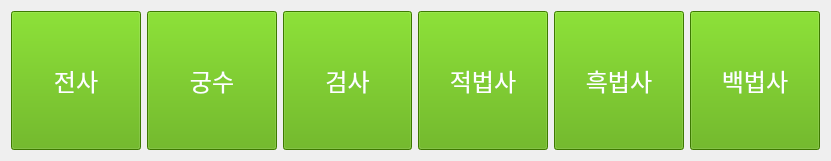
                 <widget class="QWidget" name="layoutWidget_3">
                  <property name="geometry">
                   <rect>
                    <x>50</x>
                    <y>60</y>
                    <width>831</width>
                    <height>161</height>
                   </rect>
                  </property>
                  <layout class="QHBoxLayout" name="horizontalLayout_26">
                   <item>
                    <widget class="QPushButton" name="warrior_3">
                     <property name="sizePolicy">
                      <sizepolicy hsizetype="Expanding" vsizetype="Expanding">
                       <horstretch>0</horstretch>
                       <verstretch>0</verstretch>
                      </sizepolicy>
                     </property>
                     <property name="font">
                      <font>
                       <family>Rix이누아리두리 Regular</family>
                       <pointsize>18</pointsize>
                      </font>
                     </property>
                     <property name="styleSheet">
                      <string notr="true">background-color: rgb(85, 170, 0);
color:white;</string>
                     </property>
                     <property name="text">
                      <string>전사</string>
                     </property>
                    </widget>
                   </item>
                   <item>
                    <widget class="QPushButton" name="archer_3">
                     <property name="sizePolicy">
                      <sizepolicy hsizetype="Expanding" vsizetype="Expanding">
                       <horstretch>0</horstretch>
                       <verstretch>0</verstretch>
                      </sizepolicy>
                     </property>
                     <property name="font">
                      <font>
                       <family>Rix이누아리두리 Regular</family>
                       <pointsize>18</pointsize>
                      </font>
                     </property>
                     <property name="styleSheet">
                      <string notr="true">background-color: rgb(85, 170, 0);
color:white;</string>
                     </property>
                     <property name="text">
                      <string>궁수</string>
                     </property>
                    </widget>
                   </item>
                   <item>
                    <widget class="QPushButton" name="swordsman_2">
                     <property name="sizePolicy">
                      <sizepolicy hsizetype="Expanding" vsizetype="Expanding">
                       <horstretch>0</horstretch>
                       <verstretch>0</verstretch>
                      </sizepolicy>
                     </property>
                     <property name="font">
                      <font>
                       <family>Rix이누아리두리 Regular</family>
                       <pointsize>18</pointsize>
                      </font>
                     </property>
                     <property name="styleSheet">
                      <string notr="true">background-color: rgb(85, 170, 0);
color:white;</string>
                     </property>
                     <property name="text">
                      <string>검사</string>
                     </property>
                    </widget>
                   </item>
                   <item>
                    <widget class="QPushButton" name="red_wizard_2">
                     <property name="sizePolicy">
                      <sizepolicy hsizetype="Expanding" vsizetype="Expanding">
                       <horstretch>0</horstretch>
                       <verstretch>0</verstretch>
                      </sizepolicy>
                     </property>
                     <property name="font">
                      <font>
                       <family>Rix이누아리두리 Regular</family>
                       <pointsize>18</pointsize>
                      </font>
                     </property>
                     <property name="styleSheet">
                      <string notr="true">background-color: rgb(85, 170, 0);
color:white;</string>
                     </property>
                     <property name="text">
                      <string>적법사</string>
                     </property>
                    </widget>
                   </item>
                   <item>
                    <widget class="QPushButton" name="black_wizard_2">
                     <property name="sizePolicy">
                      <sizepolicy hsizetype="Expanding" vsizetype="Expanding">
                       <horstretch>0</horstretch>
                       <verstretch>0</verstretch>
                      </sizepolicy>
                     </property>
                     <property name="font">
                      <font>
                       <family>Rix이누아리두리 Regular</family>
                       <pointsize>18</pointsize>
                      </font>
                     </property>
                     <property name="styleSheet">
                      <string notr="true">background-color: rgb(85, 170, 0);
color:white;</string>
                     </property>
                     <property name="text">
                      <string>흑법사</string>
                     </property>
                    </widget>
                   </item>
                   <item>
                    <widget class="QPushButton" name="white_wizard_2">
                     <property name="sizePolicy">
                      <sizepolicy hsizetype="Expanding" vsizetype="Expanding">
                       <horstretch>0</horstretch>
                       <verstretch>0</verstretch>
                      </sizepolicy>
                     </property>
                     <property name="font">
                      <font>
                       <family>Rix이누아리두리 Regular</family>
                       <pointsize>18</pointsize>
                      </font>
                     </property>
                     <property name="styleSheet">
                      <string notr="true">background-color: rgb(85, 170, 0);
color:white;</string>
                     </property>
                     <property name="text">
                      <string>백법사</string>
                     </property>
                    </widget>
                   </item>
                  </layout>
                 </widget>
